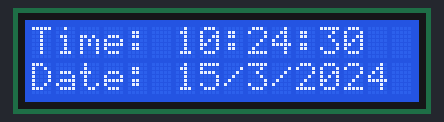
A program run on a simulated Raspberry Pi Pico running MicroPython. Shown: 16×2 character LCD. The clock reads 2024-03-15 10:24:30 at power-on unless the program sets it; library files of the repository ran but are not shown: pico_i2c_lcd.py.

Above: at 0.2 s.
At 4.5 s:
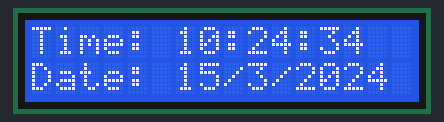
At 9.8 s:
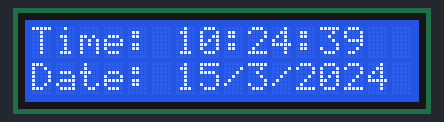
At 19.4 s:
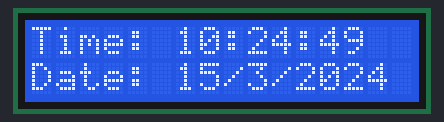
At 29.1 s:
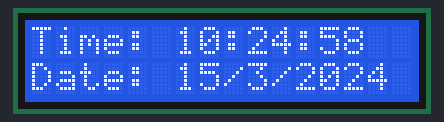
At 38.7 s:
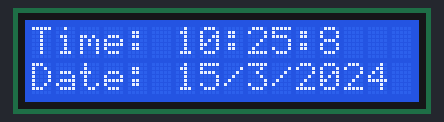

Measured:
- what the display in image 0 shows lasts 1.0 s, from 0.1 s to 1.1 s

The program:

main.py
```python
from machine import I2C, Pin
from urtc import DS1307
import utime
from pico_i2c_lcd import I2cLcd

i2c_lcd = I2C(id=1,scl=Pin(27),sda=Pin(26),freq=100000)

lcd = I2cLcd(i2c_lcd, 0x27, 2, 16)

i2c_rtc = I2C(0,scl = Pin(1),sda = Pin(0),freq = 400000)
result = I2C.scan(i2c_rtc)
rtc = DS1307(i2c_rtc)

while True:
    (year,month,date,day,hour,minute,second,p1)=rtc.datetime()
    lcd.clear()
    lcd.move_to(0,0)
    lcd.putstr("Time:")
    lcd.move_to(6,0)
    lcd.putstr(str(hour) + ":" + str(minute) + ":" + str(second))
    lcd.move_to(0,1)
    lcd.putstr("Date:")
    lcd.move_to(6,1)
    lcd.putstr(str(date) + "/" + str(month) + "/" + str(year))
    utime.sleep(1)
```
